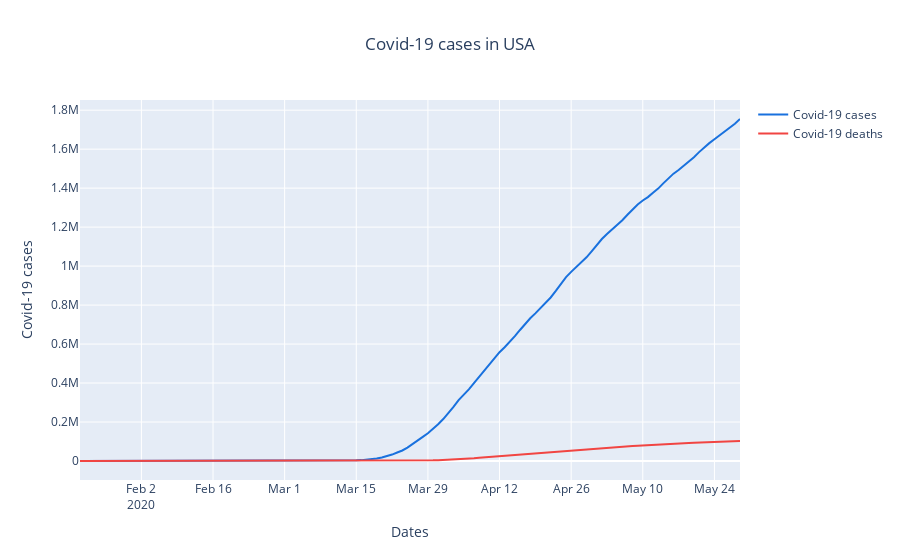

Write notebook code for a chart like this one.
### Code cell
trace1 = go.Scatter(
    x = df['date'],
    y = df['cases'],
    name = 'Covid-19 cases',
    marker = dict(color = '#1971DE')
    )

trace2 = go.Scatter(
    x = df['date'],
    y = df['deaths'],
    name = 'Covid-19 deaths',
    marker = dict(color = '#f14542')
    )

layout = go.Layout(
    title = 'Covid-19 cases in USA',
    title_x = 0.5,
    showlegend = True,
    xaxis = dict(title = 'Dates'),
    yaxis = dict(title = 'Covid-19 cases'),
    
    )

data = [trace1,trace2]

fig = go.Figure(data = data,layout = layout)
print("Total Cases in USA",df['cases'].iat[-1])
print("Total deaths in USA",df['deaths'].iat[-1])
iplot(fig)

### Figure 1 — Plotly figure (JSON) as saved in the notebook; plotly's stock layout.template omitted (floating-point values rounded to 4 significant figures; data arrays with more than 128 entries replaced by an {"elided": "..."} marker saying what was removed)
{"data": [{"marker": {"color": "#1971DE"}, "name": "Covid-19 cases", "type": "scatter", "x": {"elided": "130 str values"}, "y": {"elided": "130 int values"}}, {"marker": {"color": "#f14542"}, "name": "Covid-19 deaths", "type": "scatter", "x": {"elided": "130 str values"}, "y": {"elided": "130 int values"}}], "layout": {"showlegend": true, "title": {"text": "Covid-19 cases in USA", "x": 0.5}, "xaxis": {"title": {"text": "Dates"}}, "yaxis": {"title": {"text": "Covid-19 cases"}}}}
